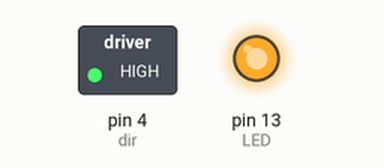
Simulated run of this sketch. Board: Arduino Uno, built with avr-gcc and run on an emulated ATmega328P. On the bench: switched loads named in the sketch (green lamp = pin HIGH), output pins drawn as LEDs (lit = HIGH). Pins used as bus, display or sensor lines are not drawn.

Above: at 0.1 s.
Timing chart, 0 to 1.6 s (numbered marks = the images above):
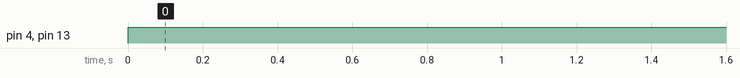

The sketch:

test.ino
```cpp
const int reset = 2;
const int steps = 3;
const int dir = 4;

const unsigned long stepsMotor = 160000; //220000 to 2 meters aprox.

const int velocity = 650; // 650 is the fastest

const int LED = 13;

void setup() {
  pinMode(reset, OUTPUT);
  pinMode(steps, OUTPUT);
  pinMode(dir, OUTPUT);

  digitalWrite(reset, HIGH);

  pinMode(LED, OUTPUT);
  digitalWrite(LED, LOW);
}

void loop() {
  moveMotor();
}

void moveMotor() {
  //left();
  //delay(4000);
  right();
  //delay(4000);
}

void right() {
  digitalWrite(dir, HIGH);
  digitalWrite(LED, HIGH);
  for (unsigned long i = 0; i < stepsMotor; i++) {
    functionMove();
  }
}

void left() {
  digitalWrite(dir, LOW);
  digitalWrite(LED, LOW);
  for (unsigned long i = 0; i < stepsMotor; i++) {
    functionMove();
  }
}

void functionMove() {
  digitalWrite(steps, HIGH);
  delayMicroseconds(velocity);
  digitalWrite(steps, LOW);
  delayMicroseconds(velocity);
}
```

Measured:
- by itself, pin 4 (dir), pin 13 (LED): LOW → HIGH at 0.00 s
